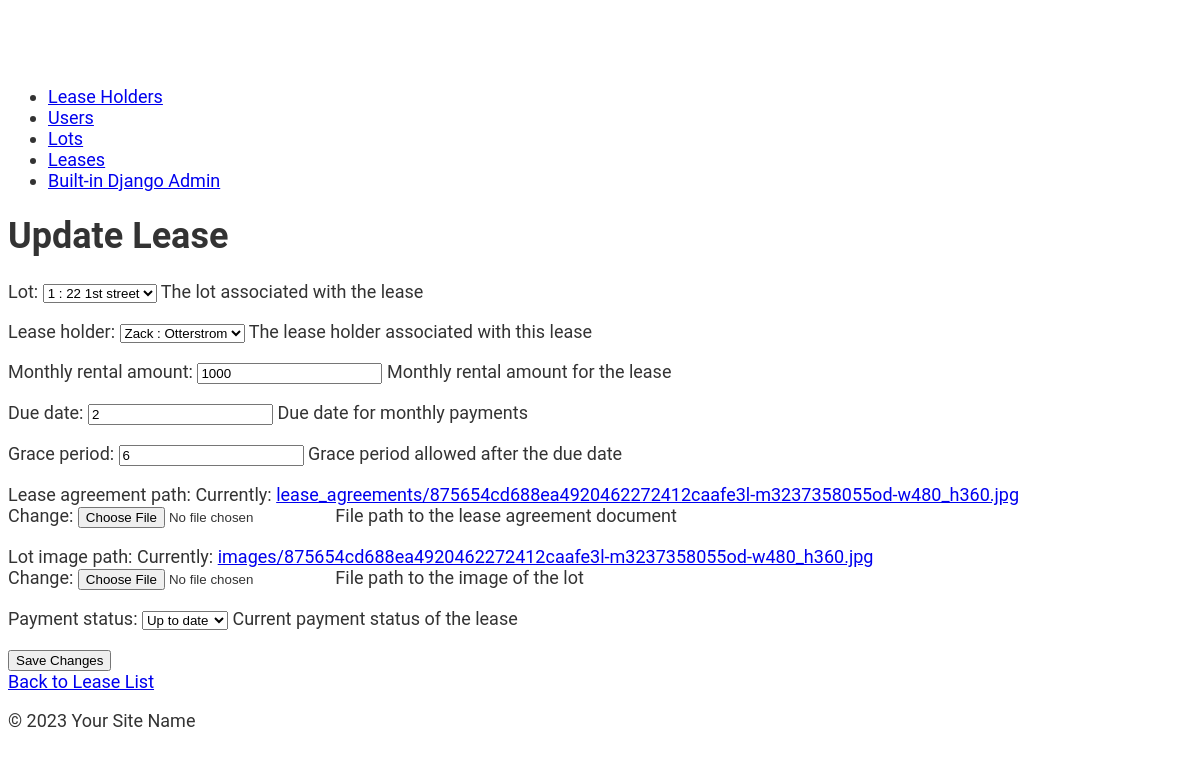
Page /lease_update/edit/1/ (signed in) on the earlier database version.
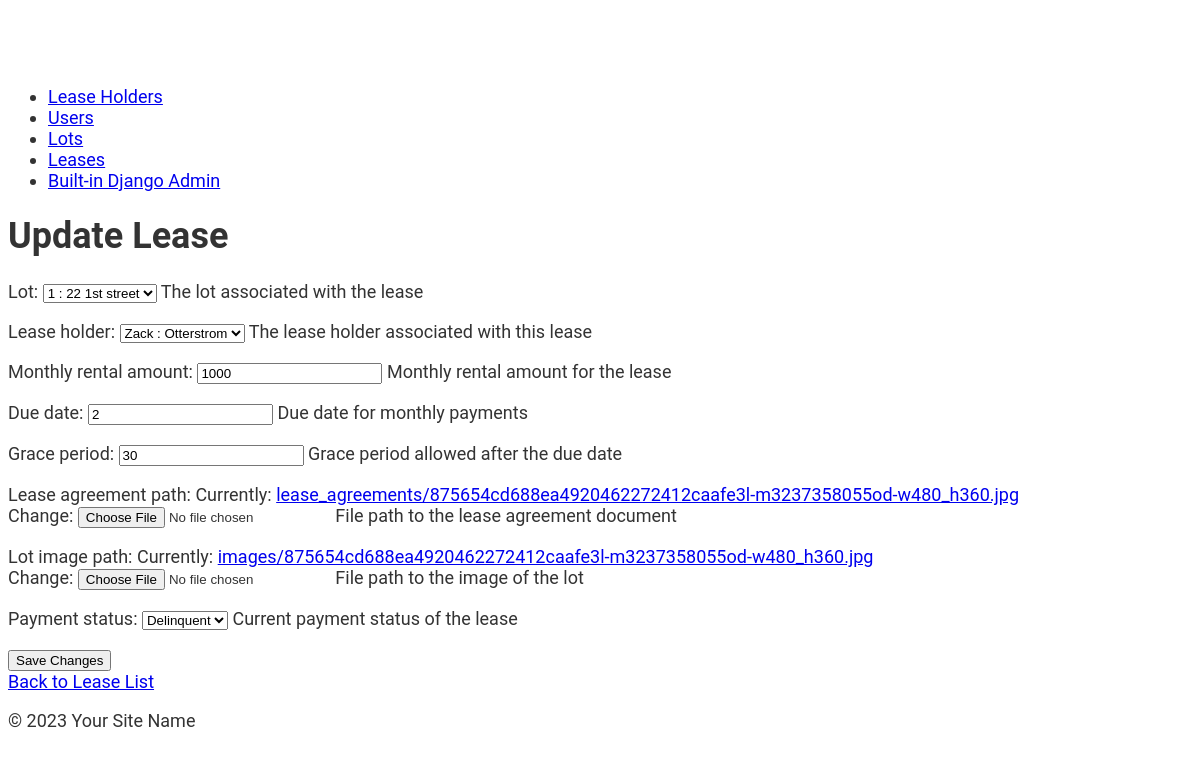
Same page on the later database version.
### lots/models.py (models this page shows, shortened)
class Lease(models.Model):
    UP_TO_DATE = 'up-to-date'
    LATE = 'late'
    DELINQUENT = 'delinquent'
    PAYMENT_STATUS_CHOICES = [
        (UP_TO_DATE, 'Up to date'),
        (LATE, 'Late'),
        (DELINQUENT, 'Delinquent'),
    ]
    lot = models.ForeignKey(Lot, on_delete=models.CASCADE, help_text="The lot associated with the lease")
    lease_holder = models.ForeignKey(LeaseHolder, on_delete=models.PROTECT, help_text="The lease holder associated with this lease")
    last_payment_date = models.DateField(null=True, blank=True, help_text="Date of the most recent payment")
    last_payment_date_id = models.ForeignKey('Payment', on_delete=models.SET_NULL, null=True, blank=True, related_name='last_payment_for_lease', help_text="ID of the most recent payment")
    monthly_rental_amount = models.IntegerField(help_text="Monthly rental amount for the lease")
    due_date = models.PositiveSmallIntegerField(validators=[MaxValueValidator(30)], help_text="Due date for monthly payments")
    grace_period = models.PositiveSmallIntegerField(validators=[MaxValueValidator(30)], help_text="Grace period allowed after the due date")
    lease_agreement_path = models.FileField(upload_to='lease_agreements/', help_text="File path to the lease agreement document")
    lot_image_path = models.FileField(upload_to='images/', help_text="File path to the image of the lot")
    payment_status = models.CharField(
        max_length=20,
        choices=PAYMENT_STATUS_CHOICES,
        default=LATE,
        help_text="Current payment status of the lease"
    )

### lots/views.py (the view)
# urls.py: path('lease_update/edit/<int:lease_id>/', lease_update, name='lease_update'),
@login_required
@user_passes_test(is_staff_or_admin)
def lease_update(request, lease_id):  # lease_id matches the URL pattern
    lease = get_object_or_404(Lease, pk=lease_id)
    if request.method == "POST":
        form = LeaseForm(request.POST, instance=lease)
        if form.is_valid():
            form.save()
            return redirect('lease_back_list')
    else:
        form = LeaseForm(instance=lease)
    return render(request, 'lots/lease_update.html', {'form': form})

### lots/forms.py
class LeaseForm(forms.ModelForm):
    class Meta:
        model = Lease
        fields = ['lot', 'lease_holder', 'monthly_rental_amount', 'due_date', 'grace_period', 'lease_agreement_path',
                  'lot_image_path', 'payment_status']

### lots/models.py (called while the page is built)
    def __str__(self):
        return f"{self.lot_number} : {self.lot_address}\n"

    def __str__(self):
        return f"{self.lease_holder_first_name} : {self.lease_holder_last_name}\n"

### lots/views.py (called while the page is built)
def is_staff_or_admin(user):
    return user.is_staff or user.is_superuser

### lots/templates/lots/lease_update.html (shortened to what this page needs)
{% extends 'lots/base.html' %}
{% block content %}
<body>
    <h1>Update Lease</h1>
    <form method="post" enctype="multipart/form-data">
        {{ form.as_p }}
        <button type="submit">Save Changes</button>
    </form>
    <a href="{% url 'lease-list' %}">Back to Lease List</a>
</body>
{% endblock %}

Differences in the rows shown:
changed Lease "1 : 22 1st street": grace_period "6" → "30"; payment_status "Up to date" → "Delinquent"
